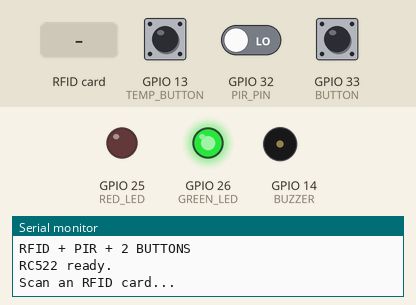
Simulated run of this sketch. Board: ESP32. Shown: output pins drawn as LEDs (lit = HIGH), buzzer (waves = sounding, pin HIGH), the last lines printed to the serial monitor. Dashed ring = blinking. Inputs (shaded band) come from the test bench; at power-on: GPIO 13 (TEMP_BUTTON) HIGH, GPIO 33 (BUTTON) HIGH, GPIO 32 (PIR_PIN) LOW. WiFi joins after 1.5 s; servers stay silent unless stated; uploads are accepted with an empty reply.

Above: at 3.8 s.
3.9 s: GPIO 13 (TEMP_BUTTON) pulled LOW for 0.15 s
5.5 s: RFID card 30 94 2B 58 held to the reader
7.0 s: GPIO 33 (BUTTON) pulled LOW for 0.15 s
At 7.36 s:
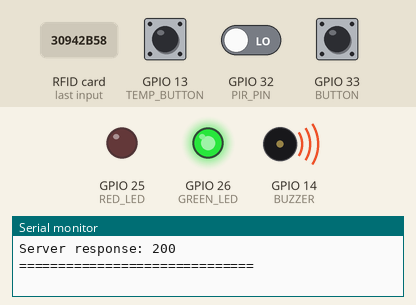
9.0 s: GPIO 13 (TEMP_BUTTON) pulled LOW for 1 s
At 9.1 s:
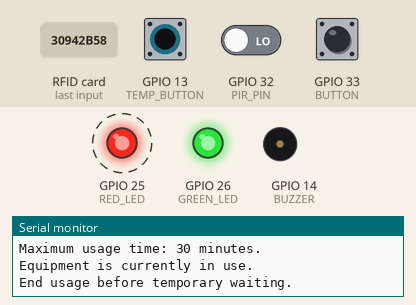
12.0 s: GPIO 33 (BUTTON) pulled LOW for 1 s
At 13.6 s:
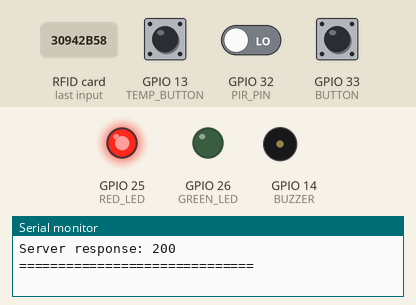
15.3 s: GPIO 32 (PIR_PIN) driven HIGH
At 26.7 s:
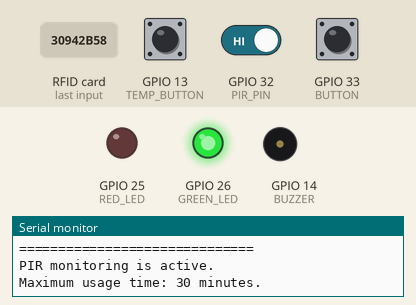
Timing chart, 0 to 27.0 s (numbered marks = the images above; inputs shaded):
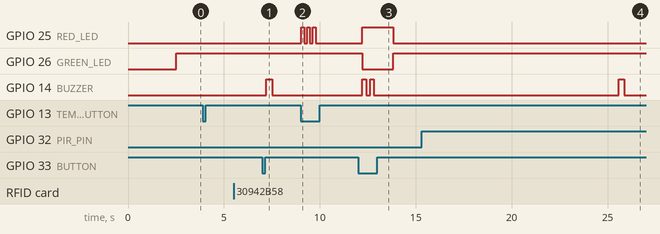

Measured:
- after the input at 7.0 s, GPIO 14 (BUZZER): LOW → HIGH after 0.22 s, → LOW 0.30 s later
- after the input at 9.0 s, GPIO 25 (RED_LED): alternates HIGH for 0.15 s and LOW for 0.15 s, 6 changes in all, then stays LOW, starting at once
- after the input at 12.0 s, GPIO 25 (RED_LED): LOW → HIGH after 0.22 s, → LOW 1.6 s later; GPIO 26 (GREEN_LED): HIGH → LOW after 0.22 s, → HIGH 1.6 s later; GPIO 14 (BUZZER): alternates HIGH for 0.20 s and LOW for 0.20 s, 4 changes in all, then stays LOW, starting after 0.22 s
- after the input at 15.3 s, GPIO 14 (BUZZER): LOW → HIGH after 10.3 s, → LOW 0.30 s later

The sketch:

sketch_oct2b.ino
```cpp
#include <SPI.h>
#include <MFRC522.h>
#include <WiFi.h>
#include <HTTPClient.h>

// ==================================================
// PIN DEFINITIONS
// ==================================================

#define SS_PIN 5
#define RST_PIN 27

#define RED_LED 25
#define GREEN_LED 26
#define BUZZER 14

#define BUTTON 33
#define TEMP_BUTTON 13

#define PIR_PIN 32
// ==================================================
// WIFI
// ==================================================

const char* ssid = "Amshaaa shinigami";
const char* password = "ameyajosechazhoor";

const char* SERVER_URL = "http://172.27.195.51:8000";

// ==================================================
// RFID
// ==================================================

MFRC522 rfid(SS_PIN, RST_PIN);


// ==================================================
// VARIABLES
// ==================================================

String selectedEquipment = "";

bool lastButtonState = HIGH;
bool lastTempButtonState = HIGH;

bool equipmentInUse = false;

bool temporarilyWaiting = false;


// ==================================================
// USAGE TIMER
// ==================================================

const unsigned long MAX_USE_TIME =
  30UL * 60UL * 1000UL;

unsigned long usageStartTime = 0;


// ==================================================
// MOTION TIMER
// ==================================================

bool motionTimerRunning = false;

unsigned long motionStartTime = 0;

const unsigned long REQUIRED_MOTION_TIME = 10000;


// ==================================================
// SETUP
// ==================================================

void setup() {

  Serial.begin(115200);

  delay(1000);

// ------------------------------------------------
// WIFI CONNECTION
// ------------------------------------------------

WiFi.begin(ssid, password);

Serial.print("Connecting to WiFi");

while (WiFi.status() != WL_CONNECTED) {
  delay(500);
  Serial.print(".");
}

Serial.println();
Serial.println("WiFi connected!");
Serial.print("ESP32 IP: ");
Serial.println(WiFi.localIP());
  // ------------------------------------------------
  // OUTPUTS
  // ------------------------------------------------

  pinMode(RED_LED, OUTPUT);
  pinMode(GREEN_LED, OUTPUT);
  pinMode(BUZZER, OUTPUT);


  // ------------------------------------------------
  // INPUTS
  // ------------------------------------------------

  pinMode(BUTTON, INPUT_PULLUP);

  pinMode(TEMP_BUTTON, INPUT_PULLUP);

  pinMode(PIR_PIN, INPUT);


  // ------------------------------------------------
  // INITIAL STATE
  // ------------------------------------------------

  digitalWrite(RED_LED, LOW);

  digitalWrite(GREEN_LED, HIGH);

  digitalWrite(BUZZER, LOW);


  // ------------------------------------------------
  // RFID
  // ------------------------------------------------

  SPI.begin(18, 19, 23, 5);

  rfid.PCD_Init();

  delay(100);


  // ------------------------------------------------
  // START MESSAGE
  // ------------------------------------------------

  Serial.println();
  Serial.println("==============================");
  Serial.println("   SMART EQUIPMENT FINDER");
  Serial.println("==============================");

  Serial.println();
  Serial.println("RFID + PIR + 2 BUTTONS");

  Serial.println();

  Serial.println("RC522 ready.");

  Serial.println("Scan an RFID card...");
}


// ==================================================
// GET RFID UID
// ==================================================

String getUID() {

  String uid = "";

  for (byte i = 0; i < rfid.uid.size; i++) {

    if (rfid.uid.uidByte[i] < 0x10) {
      uid += "0";
    }

    uid += String(
      rfid.uid.uidByte[i],
      HEX
    );

    if (i < rfid.uid.size - 1) {
      uid += " ";
    }
  }

  uid.toUpperCase();

  return uid;
}

// ==================================================
// SEND EQUIPMENT DATA TO WEBSITE
// ==================================================

void sendEquipmentUpdate(String equipment, String status) {

  if (WiFi.status() != WL_CONNECTED) {
    Serial.println("WiFi not connected!");
    return;
  }

  HTTPClient http;

  http.begin(SERVER_URL);
  http.addHeader("Content-Type", "application/json");

  String json = "{";
  json += "\"equipment\":\"" + equipment + "\",";
  json += "\"status\":\"" + status + "\"";
  json += "}";

  Serial.println("Sending to website:");
  Serial.println(json);

  int responseCode = http.POST(json);

  Serial.print("Server response: ");
  Serial.println(responseCode);

  http.end();
}

// ==================================================
// SEND EQUIPMENT WARNING TO WEBSITE
// ==================================================

void sendEquipmentWarning(String equipment, String warningMessage) {

  if (WiFi.status() != WL_CONNECTED) {
    Serial.println("WiFi not connected!");
    return;
  }

  HTTPClient http;

  http.begin(SERVER_URL);
  http.addHeader("Content-Type", "application/json");

  String json = "{";
  json += "\"equipment\":\"" + equipment + "\",";
  json += "\"status\":\"IN_USE\",";
  json += "\"event\":\"TEMP_WAIT_BLOCKED\",";
  json += "\"warning\":\"" + warningMessage + "\",";
  json += "\"red_led\":\"BLINKING\"";
  json += "}";

  Serial.println("Sending to website:");
  Serial.println(json);

  int responseCode = http.POST(json);

  Serial.print("Server response: ");
  Serial.println(responseCode);

  http.end();
}

// ==================================================
// IDENTIFY EQUIPMENT
// ==================================================

void identifyEquipment(String uid) {

  selectedEquipment = "";


  if (uid == "30 94 2B 58") {

    selectedEquipment = "MECHANICAL VENTILATOR";
  }

  else if (uid == "BD 70 00 02") {

    selectedEquipment = "STRETCHER";
  }

  else if (uid == "10 0D 71 5C") {

    selectedEquipment = "WHEELCHAIR";
  }

  else if (uid == "21 2F 7B 69") {

    selectedEquipment = "INFUSION PUMP";
  }

  else if (uid == "40 0D 0F 58") {

    selectedEquipment =
      "SMART ICU BED";
  }
}


// ==================================================
// RFID CHECK
// ==================================================

void checkRFID() {

  if (!rfid.PICC_IsNewCardPresent()) {
    return;
  }


  if (!rfid.PICC_ReadCardSerial()) {
    return;
  }


  String uid = getUID();


  Serial.println();
  Serial.println("==============================");

  Serial.println("RFID CARD DETECTED");

  Serial.print("Card UID: ");
  Serial.println(uid);


  identifyEquipment(uid);


  // ------------------------------------------------
  // UNKNOWN CARD
  // ------------------------------------------------

  if (selectedEquipment == "") {

    Serial.println("Unknown equipment.");
  }


  // ------------------------------------------------
  // EQUIPMENT FOUND
  // ------------------------------------------------

  else {

    equipmentInUse = false;

    temporarilyWaiting = false;

    motionTimerRunning = false;

    motionStartTime = 0;


    Serial.println();

    Serial.print("Equipment selected: ");
    Serial.println(selectedEquipment);

    Serial.println(
      "Waiting for button or motion..."
    );
    // SEND TO WEBSITE
sendEquipmentUpdate(selectedEquipment, "AVAILABLE");

    digitalWrite(GREEN_LED, HIGH);
    digitalWrite(RED_LED, LOW);
  }


  Serial.println(
    "=============================="
  );


  rfid.PICC_HaltA();

  rfid.PCD_StopCrypto1();

  delay(300);
}


// ==================================================
// START USAGE
// ==================================================

void startUsage(bool automaticStart) {

  equipmentInUse = true;

  temporarilyWaiting = false;

  usageStartTime = millis();


  Serial.println();

  Serial.println("==============================");


  if (automaticStart) {

    Serial.println("AUTO USE STARTED");
  }

  else {

    Serial.println("USE STARTED");
  }


  Serial.print("Equipment: ");
  Serial.println(selectedEquipment);

  sendEquipmentUpdate(selectedEquipment, "IN_USE");


  Serial.println(
    "=============================="
  );


  // GREEN LED

  digitalWrite(GREEN_LED, HIGH);
  digitalWrite(RED_LED, LOW);


  // BUZZER

  digitalWrite(BUZZER, HIGH);

  delay(300);

  digitalWrite(BUZZER, LOW);


  Serial.println(
    "PIR monitoring is active."
  );

  Serial.println(
    "Maximum usage time: 30 minutes."
  );
}


// ==================================================
// END USAGE
// ==================================================

void endUsage(bool automaticEnd) {

  equipmentInUse = false;


  Serial.println();

  Serial.println("==============================");


  if (automaticEnd) {

    Serial.println("AUTO USE ENDED");
  }

  else {

    Serial.println("USE ENDED");
  }


  Serial.print("Equipment: ");
  Serial.println(selectedEquipment);

  sendEquipmentUpdate(selectedEquipment, "AVAILABLE");


  Serial.println(
    "=============================="
  );


  // RED LED

  digitalWrite(GREEN_LED, LOW);
  digitalWrite(RED_LED, HIGH);


  // TWO BEEPS

  digitalWrite(BUZZER, HIGH);

  delay(200);

  digitalWrite(BUZZER, LOW);

  delay(200);

  digitalWrite(BUZZER, HIGH);

  delay(200);

  digitalWrite(BUZZER, LOW);


  delay(1000);


  // READY

  digitalWrite(RED_LED, LOW);
  digitalWrite(GREEN_LED, HIGH);


  Serial.println();

  Serial.println(
    "Equipment is ready."
  );

  Serial.println(
    "Waiting for next activity..."
  );
}


// ==================================================
// TEMPORARILY WAITING
// ==================================================

void toggleTemporaryWaiting() {

  if (selectedEquipment == "") {

    Serial.println();

    Serial.println(
      "Please scan an RFID card first."
    );

    return;
  }


  // Don't allow temporary waiting
  // while equipment is already in use

  if (equipmentInUse) {

    Serial.println();

    Serial.println(
      "Equipment is currently in use."
    );

    Serial.println(
      "End usage before temporary waiting."
    );

    // Hardware Red LED blinking alert (3 rapid blinks)
    for (int i = 0; i < 3; i++) {
      digitalWrite(RED_LED, HIGH);
      delay(150);
      digitalWrite(RED_LED, LOW);
      delay(150);
    }

    // Keep Green LED ON since equipment is still in clinical use
    digitalWrite(GREEN_LED, HIGH);

    // Notify website so virtual twin and website serial monitor reflect this live
    sendEquipmentWarning(
      selectedEquipment,
      "Equipment is currently in use. End usage before temporary waiting."
    );

    return;
  }


  // ------------------------------------------------
  // ENTER TEMPORARY WAITING
  // ------------------------------------------------

  if (!temporarilyWaiting) {

    temporarilyWaiting = true;

    motionTimerRunning = false;

    motionStartTime = 0;


    Serial.println();

    Serial.println("==============================");

    Serial.println(
      "TEMPORARILY WAITING"
    );

    Serial.print("Equipment: ");

    Serial.println(
      selectedEquipment
    );

    Serial.println(
      "PIR automatic start is paused."
    );

    Serial.println(
      "Press temporary button again to return."
    );

    Serial.println(
      "=============================="
    );


    // Green LED stays ON

    digitalWrite(GREEN_LED, HIGH);

    digitalWrite(RED_LED, LOW);
  }


  // ------------------------------------------------
  // EXIT TEMPORARY WAITING
  // ------------------------------------------------

  else {

    temporarilyWaiting = false;


    Serial.println();

    Serial.println(
      "TEMPORARY WAITING ENDED"
    );

    Serial.print("Equipment: ");

    Serial.println(
      selectedEquipment
    );

    Serial.println(
      "Equipment is READY."
    );


    digitalWrite(GREEN_LED, HIGH);

    digitalWrite(RED_LED, LOW);
  }
}


// ==================================================
// CHECK MOTION
// ==================================================

void checkMotion() {

  bool motionState =
    digitalRead(PIR_PIN);


  // ------------------------------------------------
  // NO EQUIPMENT
  // ------------------------------------------------

  if (selectedEquipment == "") {

    motionTimerRunning = false;

    motionStartTime = 0;

    return;
  }


  // ------------------------------------------------
  // TEMPORARILY WAITING
  // ------------------------------------------------

  if (temporarilyWaiting) {

    // Ignore PIR automatic start

    motionTimerRunning = false;

    motionStartTime = 0;

    return;
  }


  // ------------------------------------------------
  // EQUIPMENT IN USE
  // ------------------------------------------------

  if (equipmentInUse) {

    return;
  }


  // ------------------------------------------------
  // EQUIPMENT READY
  // ------------------------------------------------

  if (motionState == HIGH) {


    // Start timer

    if (!motionTimerRunning) {

      motionTimerRunning = true;

      motionStartTime = millis();


      Serial.println();

      Serial.println(
        "MOTION DETECTED!"
      );

      Serial.println(
        "Continuous motion required for 10 seconds..."
      );
    }


    // Check 10 seconds

    if (
      motionTimerRunning &&
      millis() - motionStartTime >=
      REQUIRED_MOTION_TIME
    ) {

      Serial.println();

      Serial.println(
        "10 seconds continuous motion detected!"
      );

      Serial.println(
        "Starting usage automatically..."
      );


      startUsage(true);


      motionTimerRunning = false;

      motionStartTime = 0;
    }
  }


  // ------------------------------------------------
  // MOTION STOPPED
  // ------------------------------------------------

  else {

    if (motionTimerRunning) {

      Serial.println();

      Serial.println(
        "Motion stopped."
      );

      Serial.println(
        "10-second timer reset."
      );
    }


    motionTimerRunning = false;

    motionStartTime = 0;
  }
}


// ==================================================
// SWITCH 1
// ON/OFF / START-END
// ==================================================

void checkMainButton() {

  bool buttonState =
    digitalRead(BUTTON);


  // Button just pressed

  if (
    lastButtonState == HIGH &&
    buttonState == LOW
  ) {


    // No equipment

    if (selectedEquipment == "") {

      Serial.println();

      Serial.println(
        "Please scan an RFID card first."
      );
    }


    // Start usage

    else if (!equipmentInUse) {

      if (temporarilyWaiting) {

        Serial.println();

        Serial.println(
          "Equipment is temporarily waiting."
        );

        Serial.println(
          "Cancel temporary waiting first."
        );
      }

      else {

        motionTimerRunning = false;

        motionStartTime = 0;

        startUsage(false);
      }
    }


    // End usage

    else {

      endUsage(false);
    }
  }


  lastButtonState =
    buttonState;
}


// ==================================================
// SWITCH 2
// TEMPORARILY WAITING
// ==================================================

void checkTemporaryButton() {

  bool tempButtonState =
    digitalRead(TEMP_BUTTON);


  // Button just pressed

  if (
    lastTempButtonState == HIGH &&
    tempButtonState == LOW
  ) {

    toggleTemporaryWaiting();
  }


  lastTempButtonState =
    tempButtonState;
}


// ==================================================
// MAXIMUM USAGE TIMER
// ==================================================

void checkUsageTimer() {

  if (
    equipmentInUse &&
    selectedEquipment != ""
  ) {

    unsigned long usageDuration =
      millis() - usageStartTime;


    if (
      usageDuration >=
      MAX_USE_TIME
    ) {

      Serial.println();

      Serial.println(
        "Maximum usage time reached."
      );

      Serial.println(
        "Automatically ending usage..."
      );


      endUsage(true);
    }
  }
}


// ==================================================
// MAIN LOOP
// ==================================================

void loop() {

  // 1. RFID

  checkRFID();


  // 2. PIR

  checkMotion();


  // 3. Maximum usage timer

  checkUsageTimer();


  // 4. Main ON/OFF switch

  checkMainButton();


  // 5. Temporary waiting switch

  checkTemporaryButton();


  delay(10);
}
```
